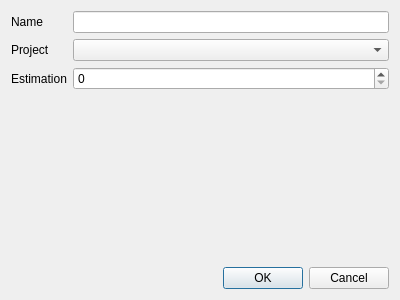
<?xml version="1.0" encoding="UTF-8"?>
<ui version="4.0">
 <class>newTaskDialog</class>
 <widget class="QDialog" name="newTaskDialog">
  <property name="geometry">
   <rect>
    <x>0</x>
    <y>0</y>
    <width>400</width>
    <height>300</height>
   </rect>
  </property>
  <property name="windowTitle">
   <string>Dialog</string>
  </property>
  <layout class="QGridLayout" name="gridLayout_2">
   <item row="0" column="0">
    <layout class="QGridLayout" name="gridLayout">
     <item row="0" column="0">
      <widget class="QLabel" name="nameLabel">
       <property name="text">
        <string>Name</string>
       </property>
      </widget>
     </item>
     <item row="0" column="1">
      <widget class="QLineEdit" name="nameEdit"/>
     </item>
     <item row="1" column="0">
      <widget class="QLabel" name="projectLabel">
       <property name="text">
        <string>Project</string>
       </property>
      </widget>
     </item>
     <item row="1" column="1">
      <widget class="QComboBox" name="projectComboBox"/>
     </item>
     <item row="2" column="0">
      <widget class="QLabel" name="estimationLabel">
       <property name="text">
        <string>Estimation</string>
       </property>
      </widget>
     </item>
     <item row="2" column="1">
      <widget class="QSpinBox" name="estimationSpinBox"/>
     </item>
    </layout>
   </item>
   <item row="2" column="0">
    <widget class="QDialogButtonBox" name="buttonBox">
     <property name="orientation">
      <enum>Qt::Horizontal</enum>
     </property>
     <property name="standardButtons">
      <set>QDialogButtonBox::Cancel|QDialogButtonBox::Ok</set>
     </property>
    </widget>
   </item>
   <item row="1" column="0">
    <spacer name="verticalSpacer">
     <property name="orientation">
      <enum>Qt::Vertical</enum>
     </property>
     <property name="sizeHint" stdset="0">
      <size>
       <width>20</width>
       <height>40</height>
      </size>
     </property>
    </spacer>
   </item>
  </layout>
 </widget>
 <resources/>
 <connections>
  <connection>
   <sender>buttonBox</sender>
   <signal>accepted()</signal>
   <receiver>newTaskDialog</receiver>
   <slot>accept()</slot>
   <hints>
    <hint type="sourcelabel">
     <x>248</x>
     <y>254</y>
    </hint>
    <hint type="destinationlabel">
     <x>157</x>
     <y>274</y>
    </hint>
   </hints>
  </connection>
  <connection>
   <sender>buttonBox</sender>
   <signal>rejected()</signal>
   <receiver>newTaskDialog</receiver>
   <slot>reject()</slot>
   <hints>
    <hint type="sourcelabel">
     <x>316</x>
     <y>260</y>
    </hint>
    <hint type="destinationlabel">
     <x>286</x>
     <y>274</y>
    </hint>
   </hints>
  </connection>
 </connections>
</ui>
